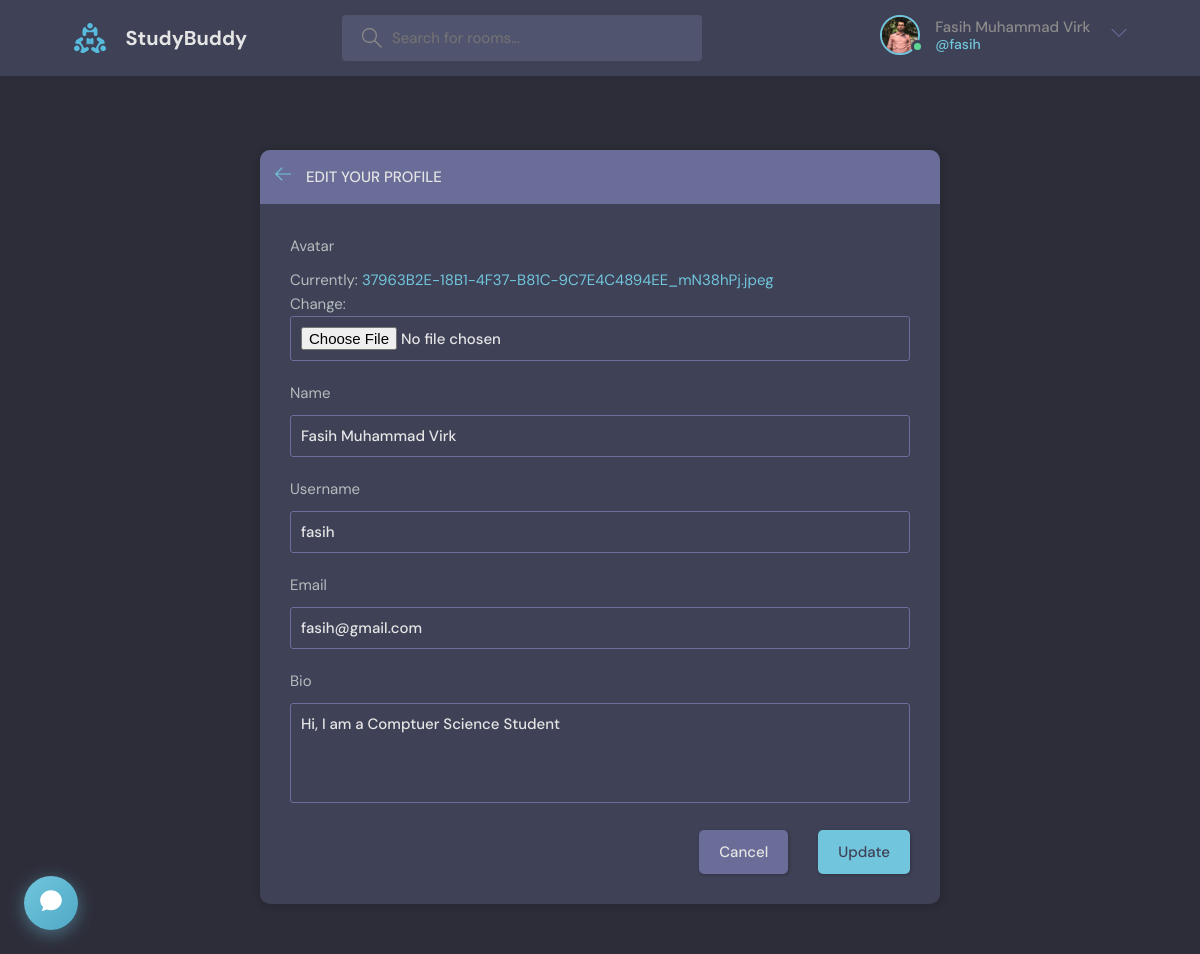
The app's page /update-user/ (signed in) with its own data.
### mainapp/models.py (models this page shows)
class User(AbstractUser):
    name = models.CharField(max_length=200, null=True)
    email = models.EmailField(unique=True)
    bio = models.TextField(null=True)
    avatar = models.ImageField(null=True, default="avatar.svg")
    USERNAME_FIELD = 'email'
    REQUIRED_FIELDS = []

### mainapp/views.py (the view)
# urls.py: path('update-user/', views.updateUser, name="update-user"),
@login_required(login_url='login')
def updateUser(request):
    user = request.user
    form = UserForm(instance=user)
    if request.method == 'POST':
        form = UserForm(request.POST, request.FILES, instance=user)
        if form.is_valid():
            form.save()
            return redirect('user-profile', pk=user.id)
    context = {'form': form}
    return render(request, 'mainapp/update-user.html', context)

### mainapp/forms.py
class UserForm(ModelForm):
    class Meta:
        model = User
        fields = ['avatar', 'name', 'username', 'email', 'bio']

### mainapp/templates/mainapp/update-user.html (shortened to what this page needs)
{% extends 'main.html' %} {%block content%}
<main class="update-account layout">
        <div class="container" style = "align-items: center; justify-content: center;">
            <div class="layout__box">
                <div class="layout__boxHeader">
                    <div class="layout__boxTitle">
                        <a href="{% url 'home' %}">
                            <svg version="1.1" xmlns="http://www.w3.org/2000/svg" width="32" height="32"
                                viewBox="0 0 32 32">
                                <title>arrow-left</title>
                                <path
                                    d="M13.723 2.286l-13.723 13.714 13.719 13.714 1.616-1.611-10.96-10.96h27.625v-2.286h-27.625l10.965-10.965-1.616-1.607z">
                                </path>
                            </svg>
                        </a>
                        <h3>Edit your profile</h3>
                    </div>
                </div>
                <div class="layout__body">
                    <form class="form" action="" method = "POST"  enctype="multipart/form-data" >
                        {% for field in form%}
                        <div class="form__group">
                            <label for="profile_pic">{{field.label}}</label>
                            {{field}}
                        </div>
                        {%endfor%}
                        <div class="form__action">
                            <a class="btn btn--dark" href="{{request.META.HTTP_REFERER}}">Cancel</a>
                            <button class="btn btn--main" type="submit">Update</button>
                        </div>
                    </form>
                </div>
            </div>
        </div>
</main>
{%endblock content%}

### templates/navbar.html (shortened to what this page needs)
{% load static %}
{% if request.user.is_authenticated %}
<header class="header header--loggedIn">
	<div class="container">
		<a href="{% url 'home' %}" class="header__logo">
			<img src="{% static 'images/logo.svg' %}" />
			<h1>StudyBuddy</h1>
		</a>
		<form class="header__search" method="GET" action="{% url 'home' %}">
			<label>
				<input name="q" placeholder="Search for rooms..." />
			</label>
		</form>
		<nav class="header__menu">
			<div class="header__user">
				<a href="{% url 'user-profile' user.id %}">
					<div class="avatar avatar--medium active">
						<img src="{{request.user.avatar.url}}" />
					</div>
					<p>
						{{request.user.name}} <span>@{{request.user.username}}</span>
					</p>
				</a>
				<button class="dropdown-button">
					<svg
						version="1.1"
						xmlns="http://www.w3.org/2000/svg"
						width="32"
						height="32"
						viewBox="0 0 32 32"
					>
						<title>chevron-down</title>
						<path d="M16 21l-13-13h-3l16 16 16-16h-3l-13 13z"></path>
					</svg>
				</button>
			</div>
			{% endif %}
		</nav>
	</div>
</header>

### records on screen
User: user.avatar (picture), user.name "Fasih Muhammad Virk", user.username "fasih", form "Fasih Muhammad Virk" "fasih" "fasih@gmail.com" "Hi, I am a Comptuer Science Student"

### other values on screen
{{ field.label }} "Avatar" "Name" "Username" "Email" "Bio"
